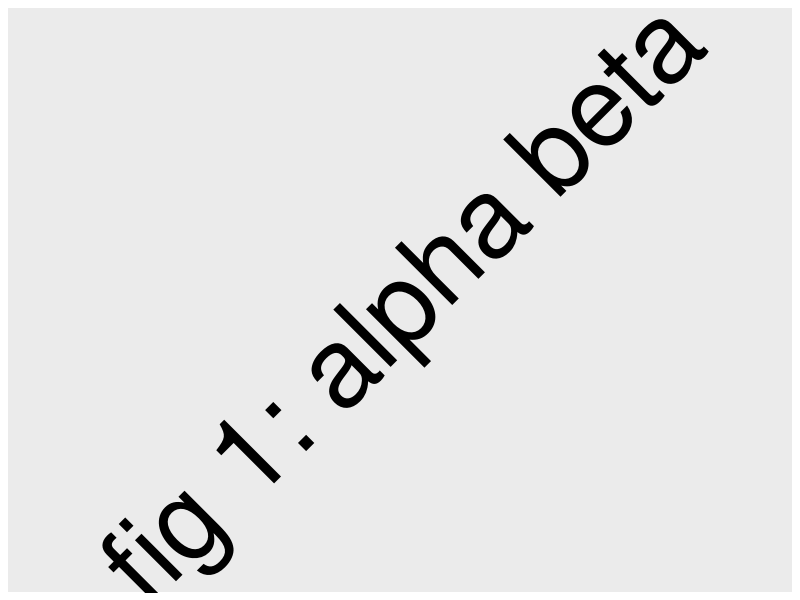

The R script that drew this image: (Note: this script raises an error after producing the figure.)
library(cowplot)
library(dplyr)
library(ggplot2)
p <- ggplot() +
    draw_label("fig 1: alpha beta", size = 80, angle = 45)

ggsave(filename = snakemake@output[['tiff']], 
       plot = p,
       device = 'tiff')